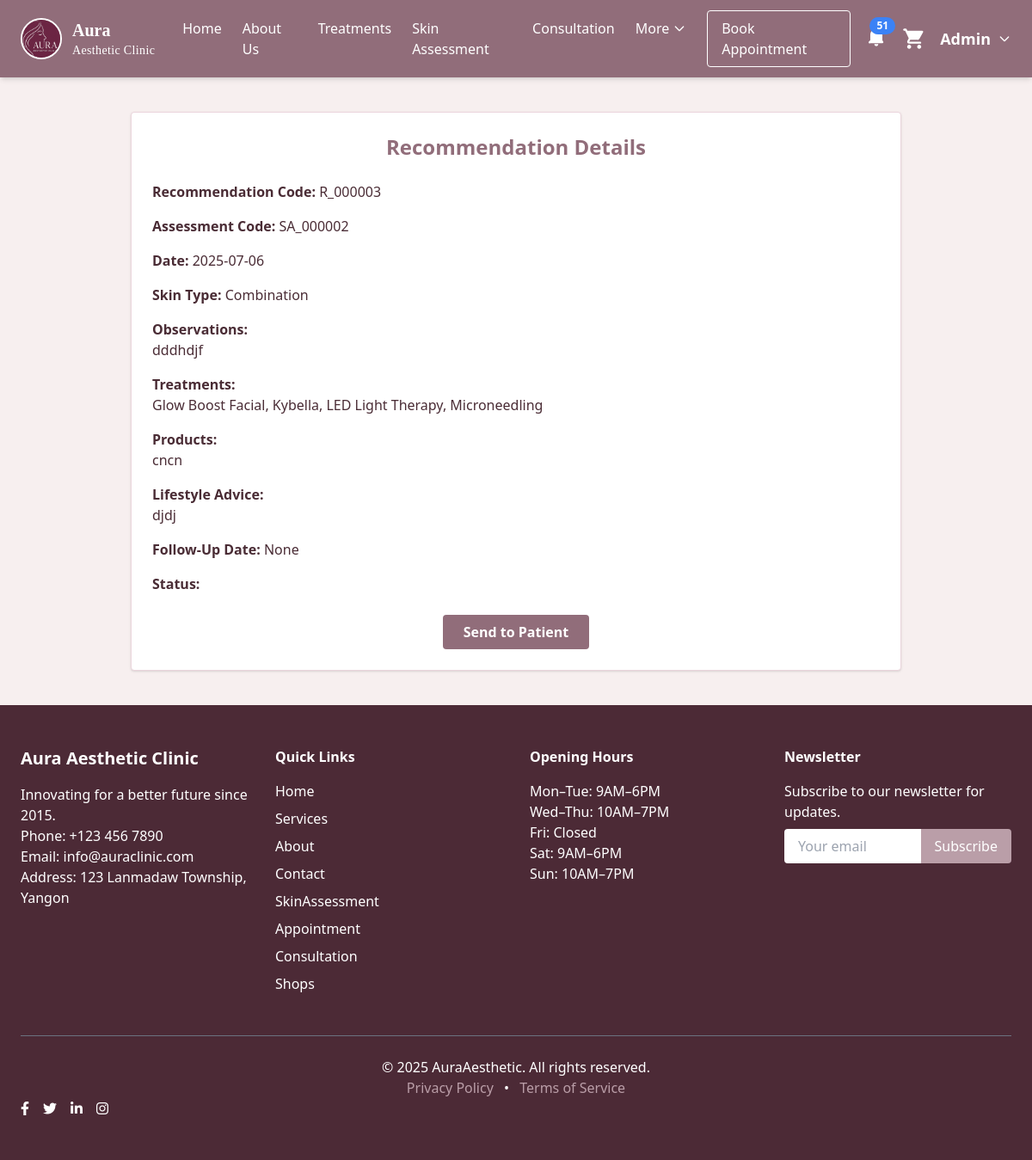
The app's page /recommendationdetails.php?code=R_000003 (signed in) with its own data.
### tables this page shows
CREATE TABLE `recommendation` (
  `RecommendationCode` varchar(30) NOT NULL,
  `AssessmentCode` varchar(30) NOT NULL,
  `StaffID` int(11) NOT NULL,
  `Name` varchar(50) NOT NULL,
  `UserName` varchar(50) NOT NULL,
  `Email` varchar(50) NOT NULL,
  `RecommendationDate` date NOT NULL,
  `SkinType` varchar(50) NOT NULL,
  `Observations` text NOT NULL,
  `RecommendedTreatments` text DEFAULT NULL,
  `RecommendedProducts` text DEFAULT NULL,
  `LifestyleAdvice` text NOT NULL,
  `FollowUpDate` date DEFAULT NULL,
  `IsNotified` tinyint(1) NOT NULL DEFAULT 0,
  `Status` varchar(30) NOT NULL
);

### recommendationdetails.php (the view, shortened to what this page needs)
<?php
include('connect.php');
$code = $_GET['code'];
$query = mysqli_query($connect, "SELECT * FROM recommendation WHERE RecommendationCode = '$code'");
$data = mysqli_fetch_assoc($query);
?>
<?php include 'header.php'; ?>
<body class="bg-[#F7EFEF] text-[#4A2C35] font-sans">
    <?php include 'navbar.php'; ?>
    <div class="max-w-4xl mx-auto mt-10 p-6 bg-white shadow rounded border border-[#EBD5DC] mb-10">
        <h2 class="text-2xl font-bold text-center text-[#916D7A] mb-6">Recommendation Details</h2>
        <div class="space-y-4">
            <p><strong>Recommendation Code:</strong> <?= $data['RecommendationCode'] ?></p>
            <p><strong>Assessment Code:</strong> <?= $data['AssessmentCode'] ?></p>
            <p><strong>Date:</strong> <?= $data['RecommendationDate'] ?></p>
            <p><strong>Skin Type:</strong> <?= $data['SkinType'] ?></p>
            <p><strong>Observations:</strong><br><?= nl2br($data['Observations']) ?></p>
            <p><strong>Treatments:</strong><br><?= nl2br($data['RecommendedTreatments']) ?></p>
            <p><strong>Products:</strong><br><?= nl2br($data['RecommendedProducts']) ?></p>
            <p><strong>Lifestyle Advice:</strong><br><?= nl2br($data['LifestyleAdvice']) ?></p>
            <p><strong>Follow-Up Date:</strong> <?= $data['FollowUpDate'] ?: 'None' ?></p>
            <p><strong>Status:</strong> <?= $data['Status'] ?></p>
        </div>
        <div class="mt-6 flex flex-col items-center space-y-4">
            <?php if ($data['IsNotified'] == 0): ?>
                <form method="post">
                    <button type="submit" name="notify" class="px-6 py-2 bg-[#916D7A] text-white rounded hover:bg-[#6E4B57] transition font-semibold">
                        Send to Patient
                    </button>
                </form>
            <?php else: ?>
                <div class="text-green-600 font-semibold">
                    Recommendation has been sent to the patient.
                </div>
            <?php endif; ?>
        </div>
    </div>
    <?php include 'footer.php'; ?>
</body>

### style.css (style rules this page uses)
body { background-color: pink; }

### records on screen
recommendation: RecommendationCode "R_000003", AssessmentCode "SA_000002", RecommendationDate "2025-07-06", SkinType "Combination", Observations "dddhdjf", RecommendedTreatments "Glow Boost Facial, Kybella, LED Light Therapy, Microneedling", RecommendedProducts "cncn", LifestyleAdvice "djdj", FollowUpDate "None"

### other values on screen
$staffNotiCount "51"
$staffName "Admin"
